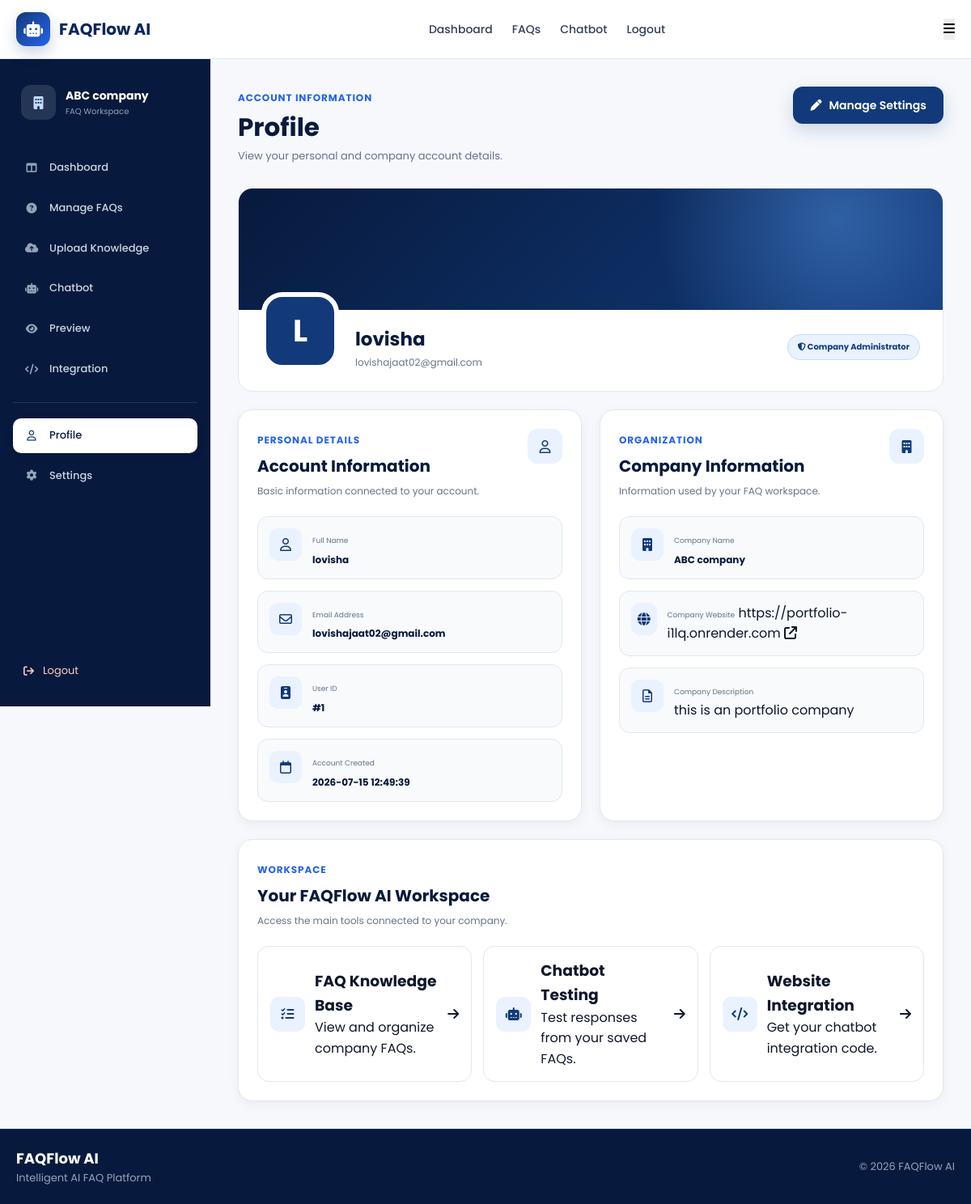
Screenshot of /profile (signed in) with the database file from the repository.
### tables this page shows
CREATE TABLE companies (

            id INTEGER PRIMARY KEY AUTOINCREMENT,

            company_name TEXT NOT NULL,

            website TEXT,

            description TEXT,

            created_at TIMESTAMP DEFAULT CURRENT_TIMESTAMP

        );

CREATE TABLE users (

            id INTEGER PRIMARY KEY AUTOINCREMENT,

            name TEXT NOT NULL,

            email TEXT UNIQUE NOT NULL,

            password TEXT NOT NULL,

            company_id INTEGER,

            created_at TIMESTAMP DEFAULT CURRENT_TIMESTAMP,

            FOREIGN KEY(company_id)
                REFERENCES companies(id)

        );

### routes/dashboard_routes.py (the view)
@dashboard_bp.route("/profile")
def profile():
    if not login_required():
        return redirect(url_for("auth.login"))
    user = fetch_one(
        Config.DATABASE_PATH,
        """
        SELECT
            users.*,
            companies.company_name,
            companies.website,
            companies.description

        FROM users

        JOIN companies

        ON users.company_id=companies.id

        WHERE users.id=?

        """,
        (session["user_id"],)
    )
    return render_template(
        "dashboard/profile.html",
        user=user
    )

### templates/dashboard/profile.html (shortened to what this page needs)
{% extends "base.html" %}
{% block content %}
<section class="dashboard-page">
    <div class="dashboard-layout">
        <aside class="dashboard-sidebar">
            <div class="sidebar-top">
                <div class="sidebar-company">
                    <div class="company-avatar">
                        <i class="fa-solid fa-building"></i>
                    </div>
                    <div>
                        <h3>
                            {{ session.get("company_name", "Company") }}
                        </h3>
                        <p>FAQ Workspace</p>
                    </div>
                </div>
                <nav class="sidebar-menu">
                    <a href="{{ url_for('dashboard.dashboard') }}" class="sidebar-link">
                        <i class="fa-solid fa-table-columns"></i>
                        <span>Dashboard</span>
                    </a>
                    <a href="{{ url_for('faq.faq_list') }}" class="sidebar-link">
                        <i class="fa-solid fa-circle-question"></i>
                        <span>Manage FAQs</span>
                    </a>
                    <a href="{{ url_for('faq.upload_data') }}" class="sidebar-link">
                        <i class="fa-solid fa-cloud-arrow-up"></i>
                        <span>Upload Knowledge</span>
                    </a>
                    <a href="{{ url_for('chatbot.chatbot') }}" class="sidebar-link">
                        <i class="fa-solid fa-robot"></i>
                        <span>Chatbot</span>
                    </a>
                    <a href="{{ url_for('chatbot.chatbot_preview') }}" class="sidebar-link">
                        <i class="fa-solid fa-eye"></i>
                        <span>Preview</span>
                    </a>
                    <a href="{{ url_for('chatbot.integration') }}" class="sidebar-link">
                        <i class="fa-solid fa-code"></i>
                        <span>Integration</span>
                    </a>
                    <div class="sidebar-divider"></div>
                    <a href="{{ url_for('dashboard.profile') }}" class="sidebar-link active">
                        <i class="fa-regular fa-user"></i>
                        <span>Profile</span>
                    </a>
                    <a href="{{ url_for('dashboard.settings') }}" class="sidebar-link">
                        <i class="fa-solid fa-gear"></i>
                        <span>Settings</span>
                    </a>
                </nav>
            </div>
            <div class="sidebar-bottom">
                <a href="{{ url_for('auth.logout') }}" class="sidebar-logout">
                    <i class="fa-solid fa-arrow-right-from-bracket"></i>
                    <span>Logout</span>
                </a>
            </div>
        </aside>
        <main class="dashboard-main">
            <header class="dashboard-header">
                <div>
                    <p class="dashboard-label">
                        Account Information
                    </p>
                    <h1>Profile</h1>
                    <p class="dashboard-subtitle">
                        View your personal and company account details.
                    </p>
                </div>
                <a href="{{ url_for('dashboard.settings') }}" class="dashboard-primary-button">
                    <i class="fa-solid fa-pen"></i>
                    Manage Settings
                </a>
            </header>
            <section class="profile-overview-card">
                <div class="profile-cover">
                </div>
                <div class="profile-overview-content">
                    <div class="profile-avatar-large">
                        {% if user and user["name"] %}
                        {{ user["name"][0] | upper }}
                        {% else %}
                        U
                        {% endif %}
                    </div>
                    <div class="profile-main-info">
                        <div>
                            <h2>
                                {{ user["name"] if user else "User" }}
                            </h2>
                            <p>
                                {{ user["email"] if user else "" }}
                            </p>
                        </div>
                        <span class="profile-role">
                            <i class="fa-solid fa-shield-halved"></i>
                            Company Administrator
                        </span>
                    </div>
                </div>
            </section>
            <section class="profile-content-grid">
                <article class="dashboard-card profile-card">
                    <div class="dashboard-card-header">
                        <div>
                            <span class="card-label">
                                Personal Details
                            </span>
                            <h2>Account Information</h2>
                            <p>
                                Basic information connected to your account.
                            </p>
                        </div>
                        <div class="card-header-icon">
                            <i class="fa-regular fa-user"></i>
                        </div>
                    </div>
                    <div class="profile-detail-list">
                        <div class="profile-detail-item">
                            <div class="profile-detail-icon">
                                <i class="fa-regular fa-user"></i>
                            </div>
                            <div>
                                <span>Full Name</span>
                                <strong>
                                    {{ user["name"] if user else "Not available" }}
                                </strong>
                            </div>
                        </div>
                        <div class="profile-detail-item">
                            <div class="profile-detail-icon">
                                <i class="fa-regular fa-envelope"></i>
                            </div>
                            <div>
                                <span>Email Address</span>
                                <strong>
                                    {{ user["email"] if user else "Not available" }}
                                </strong>
                            </div>
                        </div>
                        <div class="profile-detail-item">
                            <div class="profile-detail-icon">
                                <i class="fa-solid fa-id-badge"></i>
                            </div>
                            <div>
                                <span>User ID</span>
                                <strong>
                                    #{{ user["id"] if user else "-" }}
                                </strong>
                            </div>
                        </div>
                        <div class="profile-detail-item">
                            <div class="profile-detail-icon">
                                <i class="fa-regular fa-calendar"></i>
                            </div>
                            <div>
                                <span>Account Created</span>
                                <strong>
                                    {{ user["created_at"] if user else "Not available" }}
                                </strong>
                            </div>
                        </div>
                    </div>
                </article>
                <article class="dashboard-card profile-card">
                    <div class="dashboard-card-header">
                        <div>
                            <span class="card-label">
                                Organization
                            </span>
                            <h2>Company Information</h2>
                            <p>
                                Information used by your FAQ workspace.
                            </p>
                        </div>
                        <div class="card-header-icon">
                            <i class="fa-solid fa-building"></i>
                        </div>
                    </div>
                    <div class="profile-detail-list">
                        <div class="profile-detail-item">
                            <div class="profile-detail-icon">
                                <i class="fa-solid fa-building"></i>
                            </div>
                            <div>
                                <span>Company Name</span>
                                <strong>
                                    {{ user["company_name"] if user else "Not available" }}
                                </strong>
                            </div>
                        </div>
                        <div class="profile-detail-item">
                            <div class="profile-detail-icon">
                                <i class="fa-solid fa-globe"></i>
                            </div>
                            <div>
                                <span>Company Website</span>
                                {% if user and user["website"] %}
                                <a href="{{ user['website'] }}" target="_blank" rel="noopener noreferrer"
                                    class="profile-website-link">
                                    {{ user["website"] }}
                                    <i class="fa-solid fa-arrow-up-right-from-square"></i>
                                </a>
                                {% else %}
                                <strong>Not added</strong>
                                {% endif %}
                            </div>
                        </div>
                        <div class="profile-detail-item description-item">
                            <div class="profile-detail-icon">
                                <i class="fa-regular fa-file-lines"></i>
                            </div>
                            <div>
                                <span>Company Description</span>
                                <p>
                                    {% if user and user["description"] %}
                                    {{ user["description"] }}
                                    {% else %}
                                    No company description has been added.
                                    {% endif %}
                                </p>
                            </div>
                        </div>
                    </div>
                </article>
            </section>
            <section class="dashboard-card profile-workspace-card">
                <div class="dashboard-card-header">
                    <div>
                        <span class="card-label">
                            Workspace
                        </span>
                        <h2>Your FAQFlow AI Workspace</h2>
                        <p>
                            Access the main tools connected to your company.
                        </p>
                    </div>
                </div>
                <div class="profile-action-grid">
                    <a href="{{ url_for('faq.faq_list') }}" class="profile-action-item">
                        <div class="profile-action-icon">
                            <i class="fa-solid fa-list-check"></i>
                        </div>
                        <div>
                            <h3>FAQ Knowledge Base</h3>
                            <p>
                                View and organize company FAQs.
                            </p>
                        </div>
                        <i class="fa-solid fa-arrow-right"></i>
                    </a>
                    <a href="{{ url_for('chatbot.chatbot') }}" class="profile-action-item">
                        <div class="profile-action-icon">
                            <i class="fa-solid fa-robot"></i>
                        </div>
                        <div>
                            <h3>Chatbot Testing</h3>
                            <p>
                                Test responses from your saved FAQs.
                            </p>
                        </div>
                        <i class="fa-solid fa-arrow-right"></i>
                    </a>
                    <a href="{{ url_for('chatbot.integration') }}" class="profile-action-item">
                        <div class="profile-action-icon">
                            <i class="fa-solid fa-code"></i>
                        </div>
                        <div>
                            <h3>Website Integration</h3>
                            <p>
                                Get your chatbot integration code.
                            </p>
                        </div>
                        <i class="fa-solid fa-arrow-right"></i>
                    </a>
                </div>
            </section>
        </main>
    </div>
</section>
{% endblock %}

### templates/base.html (shortened to what this page needs)
<!DOCTYPE html>
<html lang="en">
<head>
    <link rel="stylesheet" href="{{ url_for('static', filename='css/style.css') }}">
    <link rel="stylesheet" href="{{ url_for('static', filename='css/auth.css') }}">
    <link rel="stylesheet" href="{{ url_for('static', filename='css/dashboard.css') }}">
    <link rel="stylesheet" href="{{ url_for('static', filename='css/chatbot.css') }}">
    <link rel="stylesheet" href="https://cdnjs.cloudflare.com/ajax/libs/font-awesome/6.5.2/css/all.min.css">
</head>
<body>
    <header>
        <nav class="navbar">
            <div class="container">
                <a href="/" class="logo">
                    <i class="fa-solid fa-robot"></i>
                    <span>FAQFlow AI</span>
                </a>
                <ul>
                    {% if session.get("user_id") %}
                    <li>
                        <a href="/dashboard">
                            Dashboard
                        </a>
                    </li>
                    <li>
                        <a href="/faqs">
                            FAQs
                        </a>
                    </li>
                    <li>
                        <a href="/chatbot">
                            Chatbot
                        </a>
                    </li>
                    <li>
                        <a href="/logout">
                            Logout
                        </a>
                    </li>
                    {% endif %}
                </ul>
            </div>
        </nav>
    </header>
    <main>
        {% block content %}
        {% endblock %}
    </main>
    <footer>
        <div class="container footer-content">
            <div>
                <h2>
                    FAQFlow AI
                </h2>
                <p>
                    Intelligent AI FAQ Platform
                </p>
            </div>
            <div>
                <p>
                    © 2026 FAQFlow AI
                </p>
            </div>
        </div>
    </footer>
</body>
</html>

### rows the page displays
companies: get "ABC company", company_name "ABC company", website "https://portfolio-i1lq.onrender.com", description "this is an portfolio company"
users: name "L", name "lovisha", email "lovishajaat02@gmail.com", id "1", created_at "2026-07-15 12:49:39"
